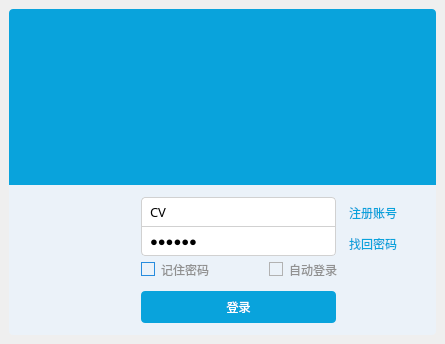
<?xml version="1.0" encoding="UTF-8"?>
<ui version="4.0">
 <class>LoginForm</class>
 <widget class="QWidget" name="LoginForm">
  <property name="geometry">
   <rect>
    <x>0</x>
    <y>0</y>
    <width>445</width>
    <height>344</height>
   </rect>
  </property>
  <property name="windowTitle">
   <string>登陆QQ</string>
  </property>
  <property name="windowIcon">
   <iconset resource="../../rs/rs.qrc">
    <normaloff>:/sys/qlogo.png</normaloff>:/sys/qlogo.png</iconset>
  </property>
  <property name="styleSheet">
   <string notr="true">*{
	font: 75 9pt &quot;微软雅黑&quot;;
}

#LoginForm{
	
	
}

#login_main_widget{
	
	background-color: rgb(255, 170, 127,0);
	border-image: url(:/sys/back.png) 5;
}

#login_top_widget{
	background-color: #09A3DC;
	border-top-left-radius:4px;
	border-top-right-radius:4px;
}


#login_top_widget QLabel{
	border-top-left-radius:4px;
	border-top-right-radius:4px;
}


/*登录信息填写部分总容器*/
#login_con_widget{
	 
	background-color: #EBF2F9;	
	border-bottom-left-radius:4px;
	border-bottom-right-radius:4px;
}

/*输入框基本样式*/
#login_con_widget QLineEdit{
	
	border:1px solid rgb(209,209,209);
	height:28px;
	font-size:10pt;
	padding-left:6px;
	padding-right:6px;
	
}

/*输入框悬停样式*/
#login_con_widget QLineEdit:hover{
	
	border:1px solid rgb(21,131,221)
	
}

/*用户名输入框样式*/
#login_con_widget QLineEdit#lineEdit_un{
	border-top-left-radius:4px;
	border-top-right-radius:4px;
	
}

/*密码输入框基本样式*/
#login_con_widget QLineEdit#lineEdit_pass{
	border-top-width:0px;
	border-bottom-left-radius:4px;
	border-bottom-right-radius:4px;
	background-image: url(:/sys/img/keyborad.png);
	background-repeat:no;
	background-position:right center;
	background-origin: content;
   
}

/*密码输入框在悬停时显示*/
#login_con_widget QLineEdit#lineEdit_pass:hover{
	border-top-width:1px;
}


/*标签基本样式*/
#login_con_widget QLabel{

	color: #09A3DC;
}

/*标签悬停*/
#login_con_widget QLabel:hover{
	color: rgba(9, 163, 220 ,120);
}

/*复选框文字基本样式*/
#login_con_widget QCheckBox{
	color:rgb(145, 145, 145);
}

/*复选框方框部分基本样式*/
#login_con_widget QCheckBox:indicator {
	border:1px solid #B2B2B2;
}

/*复选框方框部分选中样式*/
#login_con_widget QCheckBox:indicator:checked {
	border:1px solid #278CDE;
	background-image: url(:/sys/img/check.png);
}

/*复选框方框部分悬停*/
#login_con_widget QCheckBox:indicator:hover {
	 border:1px solid #278CDE;
}


/*定义头像样式*/
#label_touxiang{
	border-radius:4px;	
	border-image: url(:/sys/img/sf.jpg) 1;
	
}

/*登录按钮样式*/
#pushButton_login{
	border-radius:4px;
	border:none;
	background-color: #09A3DC;
	color:#fff;
}

/*登录按钮鼠标悬停样式*/
#pushButton_login:hover{
	background-color:rgb(60,195,245);
}
</string>
  </property>
  <layout class="QVBoxLayout" name="verticalLayout">
   <property name="spacing">
    <number>0</number>
   </property>
   <property name="leftMargin">
    <number>6</number>
   </property>
   <property name="topMargin">
    <number>6</number>
   </property>
   <property name="rightMargin">
    <number>6</number>
   </property>
   <property name="bottomMargin">
    <number>6</number>
   </property>
   <item>
    <widget class="QWidget" name="login_main_widget" native="true">
     <property name="minimumSize">
      <size>
       <width>433</width>
       <height>332</height>
      </size>
     </property>
     <property name="maximumSize">
      <size>
       <width>433</width>
       <height>332</height>
      </size>
     </property>
     <property name="styleSheet">
      <string notr="true"/>
     </property>
     <layout class="QVBoxLayout" name="verticalLayout_2">
      <property name="spacing">
       <number>0</number>
      </property>
      <property name="leftMargin">
       <number>3</number>
      </property>
      <property name="topMargin">
       <number>3</number>
      </property>
      <property name="rightMargin">
       <number>3</number>
      </property>
      <property name="bottomMargin">
       <number>3</number>
      </property>
      <item>
       <widget class="QWidget" name="login_top_widget" native="true">
        <layout class="QHBoxLayout" name="horizontalLayout">
         <property name="spacing">
          <number>0</number>
         </property>
         <property name="leftMargin">
          <number>0</number>
         </property>
         <property name="topMargin">
          <number>0</number>
         </property>
         <property name="rightMargin">
          <number>0</number>
         </property>
         <property name="bottomMargin">
          <number>0</number>
         </property>
         <item>
          <widget class="QLabel" name="label">
           <property name="text">
            <string/>
           </property>
           <property name="pixmap">
            <pixmap resource="../../rs/rs.qrc">:/sys/img/top.png</pixmap>
           </property>
           <property name="scaledContents">
            <bool>true</bool>
           </property>
          </widget>
         </item>
        </layout>
       </widget>
      </item>
      <item>
       <widget class="QWidget" name="login_con_widget" native="true">
        <property name="minimumSize">
         <size>
          <width>0</width>
          <height>150</height>
         </size>
        </property>
        <property name="maximumSize">
         <size>
          <width>16777215</width>
          <height>150</height>
         </size>
        </property>
        <widget class="QPushButton" name="pushButton_login">
         <property name="geometry">
          <rect>
           <x>132</x>
           <y>106</y>
           <width>195</width>
           <height>32</height>
          </rect>
         </property>
         <property name="minimumSize">
          <size>
           <width>195</width>
           <height>32</height>
          </size>
         </property>
         <property name="text">
          <string>登录</string>
         </property>
        </widget>
        <widget class="QLineEdit" name="lineEdit_pass">
         <property name="geometry">
          <rect>
           <x>132</x>
           <y>42</y>
           <width>195</width>
           <height>29</height>
          </rect>
         </property>
         <property name="font">
          <font>
           <family>微软雅黑</family>
           <pointsize>10</pointsize>
           <weight>9</weight>
           <italic>false</italic>
           <bold>false</bold>
          </font>
         </property>
         <property name="text">
          <string>vergil</string>
         </property>
         <property name="echoMode">
          <enum>QLineEdit::Password</enum>
         </property>
        </widget>
        <widget class="QCheckBox" name="checkBox_2">
         <property name="geometry">
          <rect>
           <x>260</x>
           <y>74</y>
           <width>71</width>
           <height>21</height>
          </rect>
         </property>
         <property name="text">
          <string>自动登录</string>
         </property>
        </widget>
        <widget class="QLineEdit" name="lineEdit_un">
         <property name="geometry">
          <rect>
           <x>132</x>
           <y>12</y>
           <width>195</width>
           <height>30</height>
          </rect>
         </property>
         <property name="font">
          <font>
           <family>微软雅黑</family>
           <pointsize>10</pointsize>
           <weight>9</weight>
           <italic>false</italic>
           <bold>false</bold>
          </font>
         </property>
         <property name="text">
          <string>CV</string>
         </property>
        </widget>
        <widget class="QLabel" name="label_touxiang">
         <property name="geometry">
          <rect>
           <x>40</x>
           <y>12</y>
           <width>80</width>
           <height>80</height>
          </rect>
         </property>
         <property name="minimumSize">
          <size>
           <width>80</width>
           <height>80</height>
          </size>
         </property>
         <property name="maximumSize">
          <size>
           <width>80</width>
           <height>80</height>
          </size>
         </property>
         <property name="text">
          <string/>
         </property>
         <property name="scaledContents">
          <bool>true</bool>
         </property>
        </widget>
        <widget class="QCheckBox" name="checkBox">
         <property name="geometry">
          <rect>
           <x>132</x>
           <y>74</y>
           <width>71</width>
           <height>21</height>
          </rect>
         </property>
         <property name="text">
          <string>记住密码</string>
         </property>
         <property name="checked">
          <bool>true</bool>
         </property>
        </widget>
        <widget class="ClickableLabel" name="reglabel">
         <property name="geometry">
          <rect>
           <x>340</x>
           <y>18</y>
           <width>48</width>
           <height>20</height>
          </rect>
         </property>
         <property name="text">
          <string>注册账号</string>
         </property>
        </widget>
        <widget class="QLabel" name="label_2">
         <property name="geometry">
          <rect>
           <x>340</x>
           <y>50</y>
           <width>48</width>
           <height>17</height>
          </rect>
         </property>
         <property name="text">
          <string>找回密码</string>
         </property>
        </widget>
       </widget>
      </item>
     </layout>
    </widget>
   </item>
  </layout>
 </widget>
 <customwidgets>
  <customwidget>
   <class>ClickableLabel</class>
   <extends>QLabel</extends>
   <header>src\ui\clickablelabel.h</header>
  </customwidget>
 </customwidgets>
 <resources>
  <include location="../../rs/rs.qrc"/>
 </resources>
 <connections/>
</ui>
